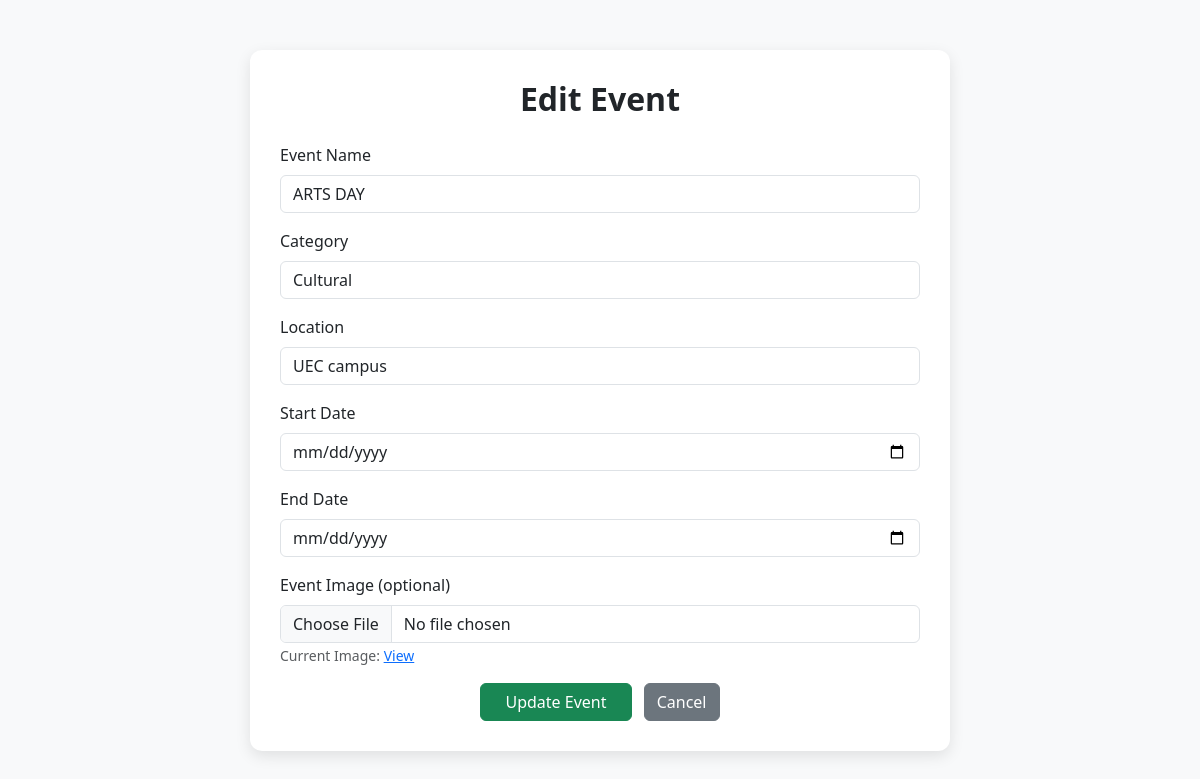
The page /edit_event/16 on the database its author committed.
### models.py (models this page shows, shortened)
class Event(db.Model):
    __tablename__ = 'event'
    id = db.Column(db.Integer, primary_key=True)
    name = db.Column(db.String(120), nullable=False)
    category = db.Column(db.String(80), nullable=True)
    start_date = db.Column(db.DateTime, nullable=False)  # ✅ Correct
    end_date = db.Column(db.DateTime, nullable=False)    # ✅ Correct
    location = db.Column(db.String(120), nullable=True)
    image_url = db.Column(db.String(200), nullable=True)
    feedbacks = db.relationship('Feedback', backref='event', lazy=True)

### app.py (the view)
@app.route('/edit_event/<int:event_id>', methods=['GET', 'POST'])
def edit_event(event_id):
    event = Event.query.get_or_404(event_id)
    return render_template('edit_event.html', event=event)

### templates/edit_event.html (shortened to what this page needs)
<!DOCTYPE html>
<html lang="en">
<head>
    <link href="https://cdn.jsdelivr.net/npm/bootstrap@5.3.0/dist/css/bootstrap.min.css" rel="stylesheet">
</head>
<body>
<div class="container">
    <div class="form-container">
        <h2 class="form-title text-center">Edit Event</h2>
        <form method="POST" action="{{ url_for('update_event', event_id=event.id) }}" enctype="multipart/form-data">
            <div class="mb-3">
                <label for="name" class="form-label">Event Name</label>
                <input type="text" class="form-control" id="name" name="name" value="{{ event.name }}" required>
            </div>
            <div class="mb-3">
                <label for="category" class="form-label">Category</label>
                <input type="text" class="form-control" id="category" name="category" value="{{ event.category }}" required>
            </div>
            <div class="mb-3">
                <label for="location" class="form-label">Location</label>
                <input type="text" class="form-control" id="location" name="location" value="{{ event.location }}" required>
            </div>
            <div class="mb-3">
                <label for="start_date" class="form-label">Start Date</label>
                <input type="date" class="form-control" id="start_date" name="start_date" value="{{ event.start_date }}" required>
            </div>
            <div class="mb-3">
                <label for="end_date" class="form-label">End Date</label>
                <input type="date" class="form-control" id="end_date" name="end_date" value="{{ event.end_date }}" required>
            </div>
            <div class="mb-3">
                <label for="image" class="form-label">Event Image (optional)</label>
                <input class="form-control" type="file" id="image" name="image">
                {% if event.image_url %}
                    <small class="form-text text-muted">Current Image: <a href="{{ event.image_url }}" target="_blank">View</a></small>
                {% endif %}
            </div>
            <div class="text-center">
                <button type="submit" class="btn btn-success px-4">Update Event</button>
                <a href="{{ url_for('eventlist') }}" class="btn btn-secondary ms-2">Cancel</a>
            </div>
        </form>
    </div>
</div>
</body>
</html>

### templates/edit_event.html (style rules this page uses)
body { background-color: #f8f9fa; }
.form-container { max-width: 700px; margin: 50px auto; background: white; padding: 30px; border-radius: 12px; box-shadow: 0 5px 15px rgba(0,0,0,0.1); }
.form-title { font-weight: bold; margin-bottom: 25px; }

### rows shown on the page
Event: name "ARTS DAY", category "Cultural", location "UEC campus"
